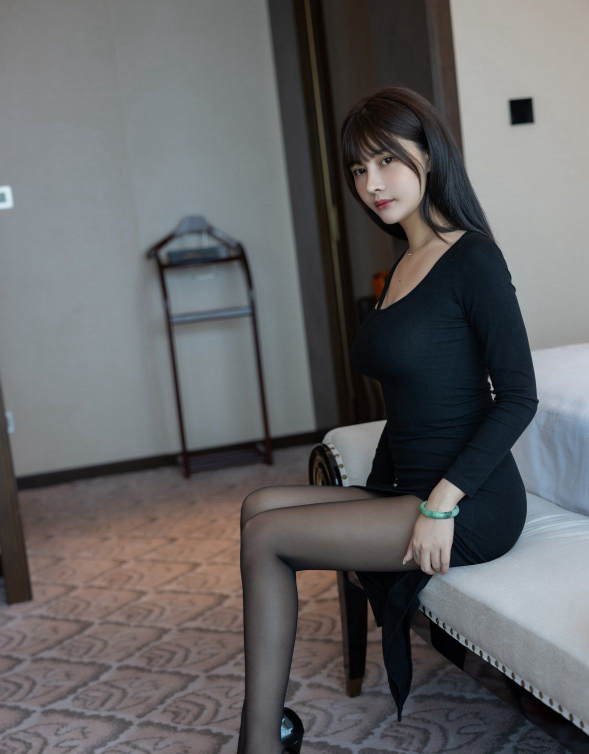
#> input picture picture_material/beauty_leg2.jpg, 1178 x 1507 px, found by its file name (shown at 1/2 size)
$ python 8.margin.py
#> lines starting #> are read from the running program, lines starting #| are printed output that depends on the picture; after the words box and inside, x2 and y2 are one past the last pixel; in counts of white or black regions, pixels touching at a corner belong together
import cv2

img = cv2.imread("picture_material/beauty_leg2.jpg", cv2.IMREAD_GRAYSCALE)
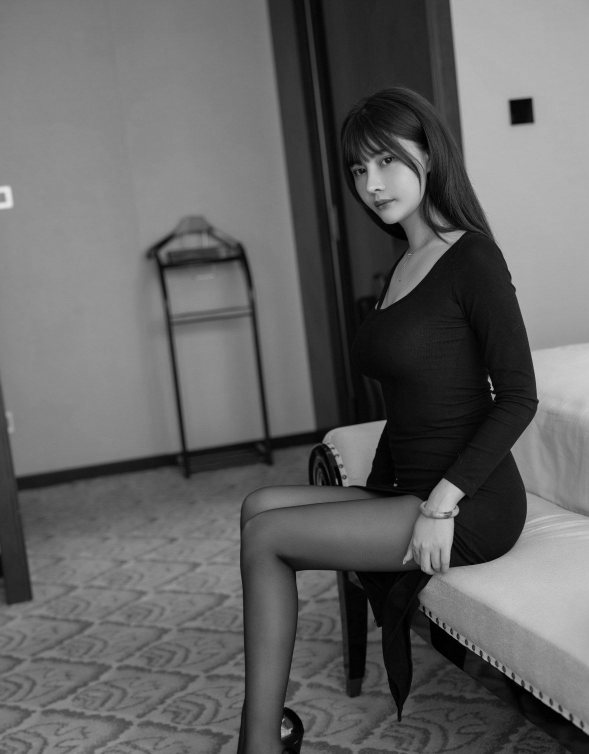
#> img: shape (1507, 1178) (shown at 1/2 size); min 0, max 233, mean 100
img = cv2.resize(img, (int(img.shape[1]/2), int(img.shape[0]/2)), interpolation=cv2.INTER_AREA)
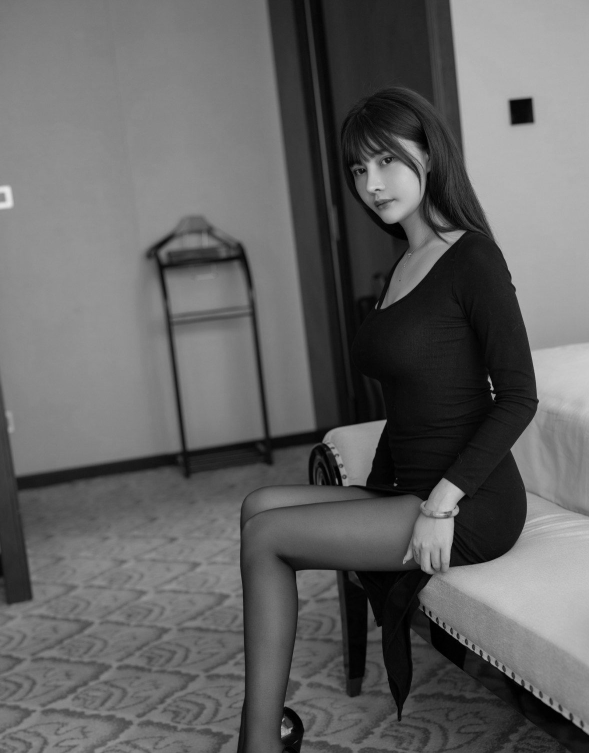
#> img: shape (753, 589); min 0, max 232, mean 100
kernel = cv2.getStructuringElement(cv2.MORPH_RECT, (3, 3))
dilate_img = cv2.dilate(img, kernel)
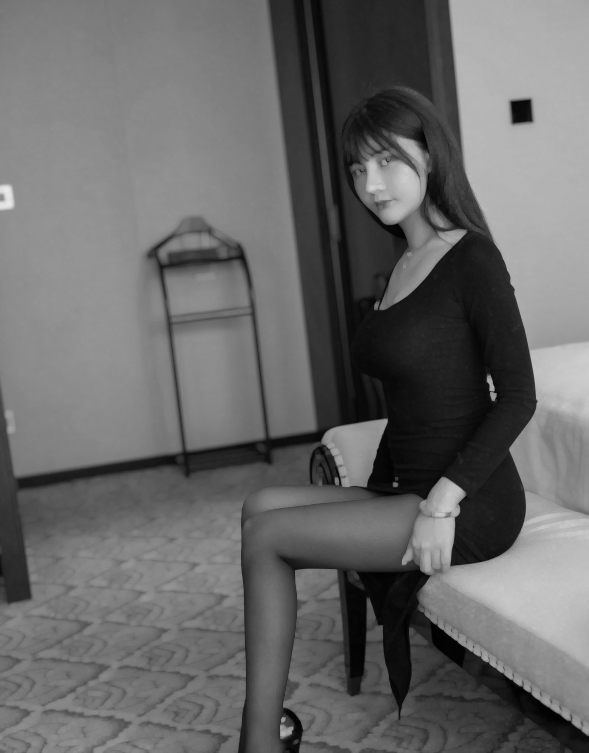
#> dilate_img: shape (753, 589); min 1, max 232, mean 104.6
erode_img = cv2.erode(img, kernel)
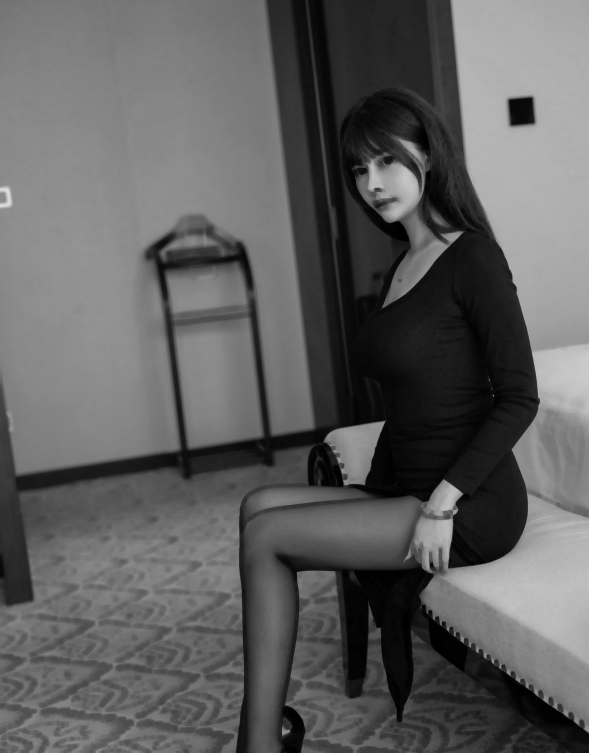
#> erode_img: shape (753, 589); min 0, max 223, mean 95.4

absdiff_img = cv2.absdiff(dilate_img, erode_img)#获得边缘
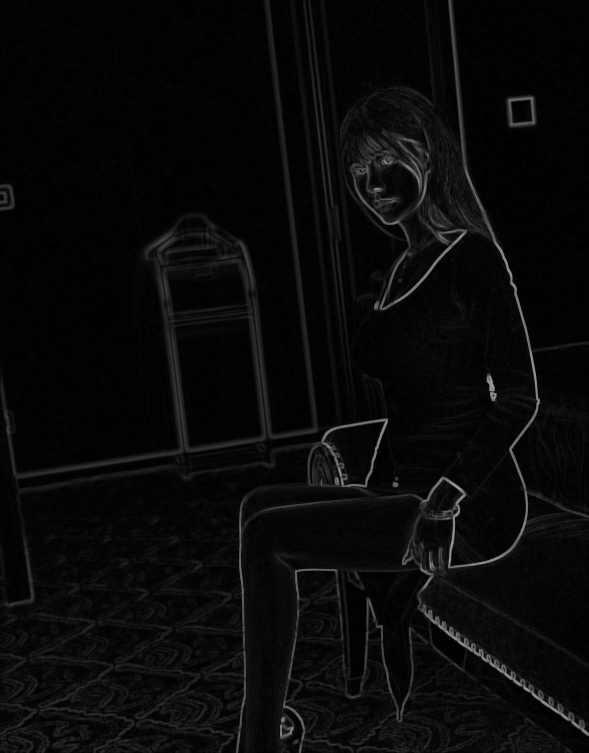
#> absdiff_img: shape (753, 589); min 0, max 160, mean 9.2
#二值化观察结果
retval, threshold_img = cv2.threshold(absdiff_img, 40, 255, cv2.THRESH_BINARY)
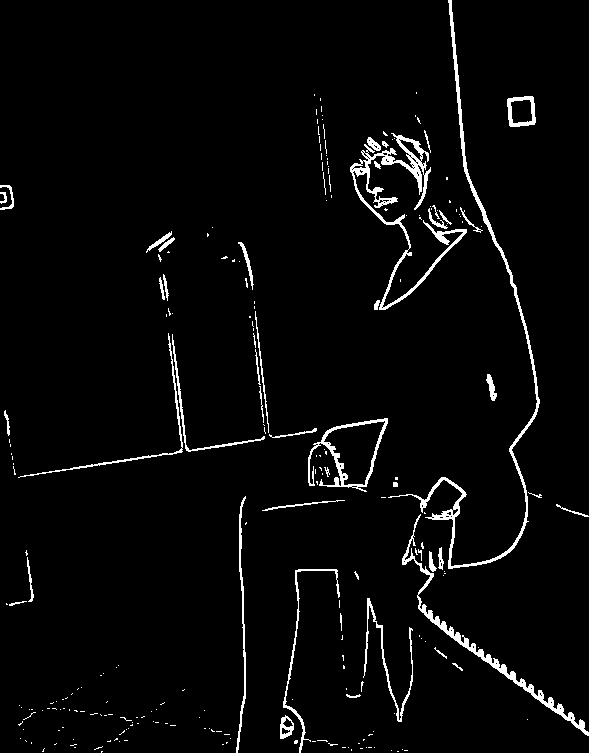
#> threshold_img: shape (753, 589); 3.3% white; 242 white regions (193 under 20 px), largest, box (x1, y1, x2, y2) and area: (388, 0, 540, 569) 2724, (350, 133, 467, 310) 2577, (402, 514, 589, 736) 1729
#反色
result = cv2.bitwise_not(threshold_img)

cv2.imshow('Origin', img)
cv2.imshow('dilate', dilate_img)
cv2.imshow('erode', erode_img)
cv2.imshow('absdiff', absdiff_img)
cv2.imshow('threshold', threshold_img)
cv2.imshow('result', result)
cv2.waitKey()

$ run again, with picture_material/beauty_leg3.jpg copied over picture_material/beauty_leg2.jpg
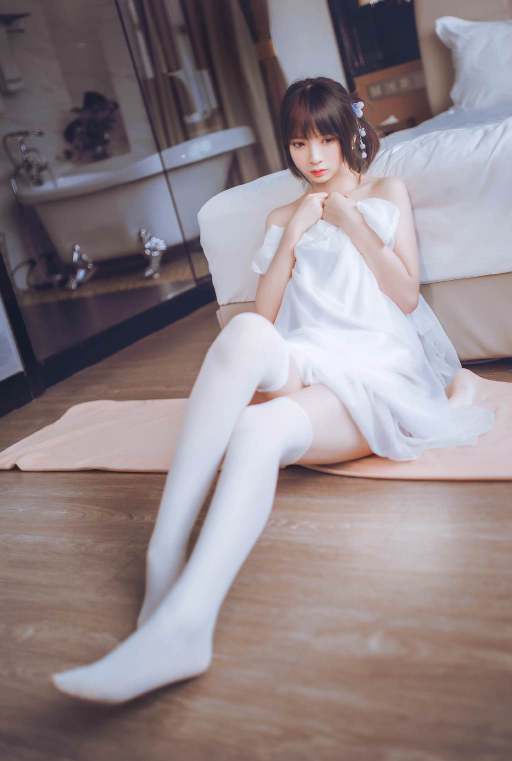
#> input picture picture_material/beauty_leg3.jpg, 1024 x 1522 px, found by its file name (shown at 1/2 size)
#> `erode_img = cv2.erode(img, kernel)`:
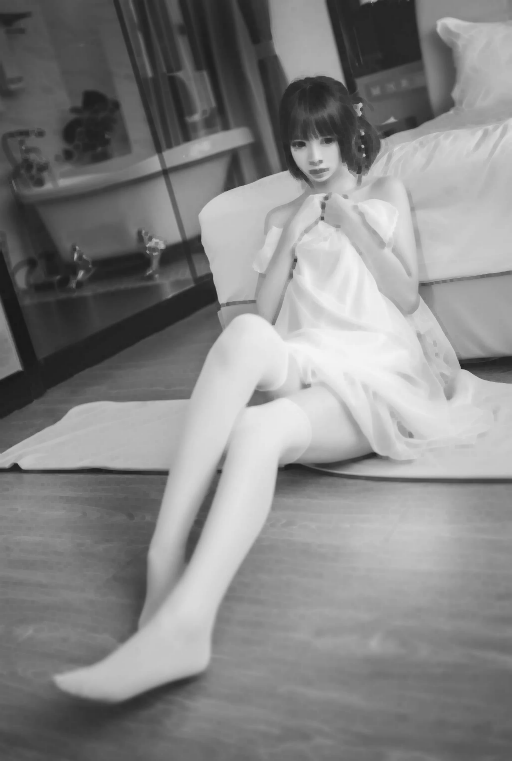
#> erode_img: shape (761, 512); min 24, max 245, mean 133.4
#> `retval, threshold_img = cv2.threshold(absdiff_img, 40, 255, cv2.THRESH..`:
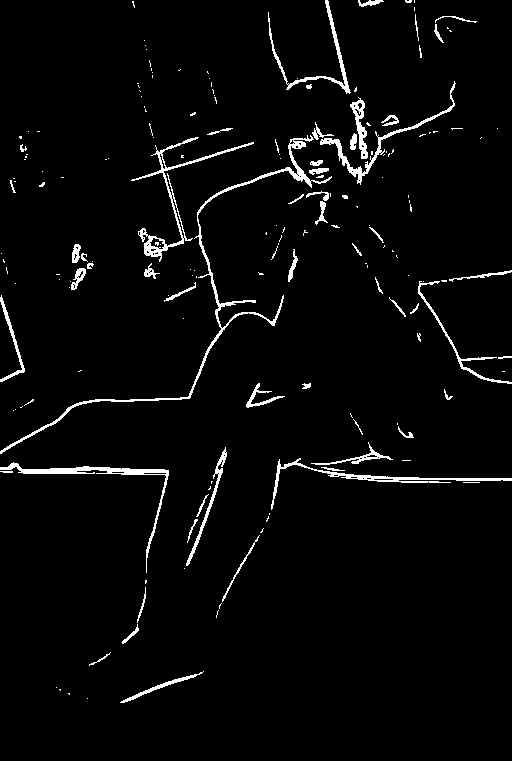
#> threshold_img: shape (761, 512); 3.2% white; 183 white regions (125 under 20 px), largest, box (x1, y1, x2, y2) and area: (0, 135, 332, 454) 2093, (131, 137, 254, 262) 1152, (0, 462, 169, 573) 1129
